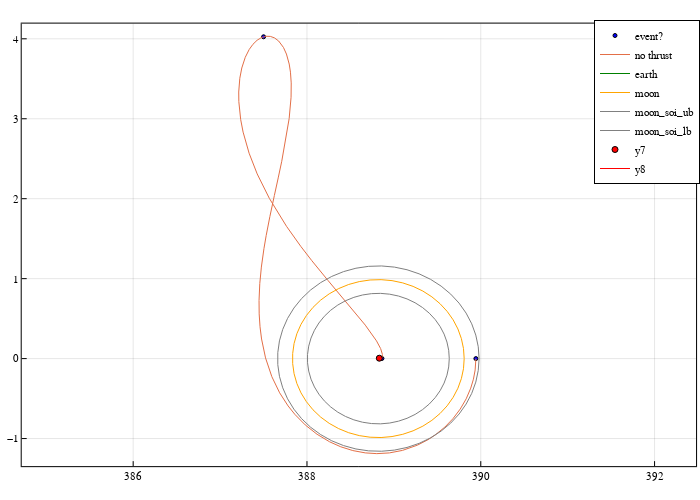

The notebook cell this image was saved under:
### Markdown cell above
### FOR loop for the database generation

### Code cell
ptraj = plot(size=(700,500), frame_style=:box, aspect_ratio=:equal, grid=0.2)

## data extraction and make csv
# make dataframe
entries = ["id", "phi0", "epsr", "epsv", "thetaf", "ra", "rp", "dt1", "dt2", "x_ra", "x_rp", "tof", "lfb"]
df = DataFrame([ name =>[] for name in entries])
id = 1

# thrusts
mdot = 0.001  # maybe don't touch 
tmax = 0.002


for i in 1:size(grids)[1]
    global lfb_count = 0

    prob_base  = remake(prob_base2, u0=grids[i][5], p=[param3b.mu2, param3b.mus, param3b.as, pi - grids[i][4], param3b.oml, param3b.omb, 1.0, 0.0, 0.0, mdot, tmax, SailorMoon.dv_no_thrust])

    sol  = SailorMoon.integrate_rk4(prob_base, 0.001, cbs, false)
    sol2 = SailorMoon.integrate_rk4(prob_base, 0.001, cbs, true)
    
    tof_no_thrust = sol.t[end]    
    m0_no_thrust= sol.u[end][end]

       
    if sol.t[end] > prob_base.tspan[2]
        println("$i is terminated!")
        t_vec = -sol.t
        
        rp = sqrt((sol.u[end][1]-param3b.as)^2 + sol.u[end][2]^2 + sol.u[end][3]^2)
        x_rp = sol.u[end]

        # find apoapsis      
        r_vec = sqrt.((hcat(sol.u...)[1,:] .+ param3b.mu2.*cos.(prob_base.p[4] .+ param3b.oml .* sol.t) .- [param3b.as]).^2
                    .+ (hcat(sol.u...)[2,:] .+ param3b.mu2.*sin.(prob_base.p[4] .+ param3b.oml .* sol.t)).^2
                    .+  hcat(sol.u...)[3,:].^2)

        ra, id_ra = findmax(r_vec)
        x_ra  = sol.u[id_ra]
        dt_ra = - sol.t[id_ra]
        dt_rp = - sol.t[end] - dt_ra 

        # flag: lunar flyby? 
        rm_vec = sqrt.((hcat(sol.u...)[1,:] .- (1-param3b.mu2).*cos.(prob_base.p[4].+param3b.oml.*sol.t) .- [param3b.as]).^2
                    + (hcat(sol.u...)[2,:] .- (1-param3b.mu2).*sin.(prob_base.p[4].+param3b.oml.*sol.t)).^2
                    +  hcat(sol.u...)[3,:].^2)
        
        println( rm_vec .< (66100 / param3b.lstar) .* t_vec .> (10*86400/param3b.tstar))
        id_lfb = findall(rm_vec .< (66100 / param3b.lstar) .* t_vec .> (10*86400/param3b.tstar))
        
        
#         println(sol.event_states)
    
        if ~isempty(id_lfb)
            for k in id_lfb
#                 print("\r$k   ")
#                 println(perilune_cond(sol.u[k], sol.t[k], 0.0))
                if ~isnan(perilune_cond(sol.u[k], sol.t[k], 0.0))
                    global lfb_count += 1
                end
            end    
            print(lfb_count)
        end

        tof = -sol.t[end]
        
        if ra > 2.0
            scatter!(ptraj, hcat(sol.u...)[1,:], hcat(sol.u...)[2,:], color=:blue, shape=:circle, markersize=2.0, label="event?")
            plot!(ptraj, hcat(sol2.u...)[1,:], hcat(sol2.u...)[2,:], label="no thrust")                
            ϕ0  = grids[i][1]
            ϵr  = grids[i][2]
            ϵv  = grids[i][3]
            θsf = grids[i][4]
            push!(df, [id, ϕ0, ϵr, ϵv, θsf, rp, ra, dt_ra, dt_rp, x_ra, x_rp, tof, lfb_count])
            global id += 1
            
            println(sol2.u[end])
            
            global θm0 = (pi - θsf) - param3b.oml * tof
            println(θm0)
            global xe = [param3b.as - param3b.mu2 * cos(θm0)]
            global ye = [ - param3b.mu2 * sin(θm0)]
        
        end
    end
end

# println(df)
# CSV.write("grid_search2.csv", df)
    
moon = plot_circle(1-param3b.mu2, param3b.as , 0.0)
earth = plot_circle(param3b.mu2, param3b.as, 0.0)
LEO_ub = plot_circle(3*param3b.mu2, param3b.as, 0.0)
moon_soi_ub = plot_circle(1-param3b.mu2+66000/param3b.lstar, param3b.as, 0.0)
moon_soi_lb = plot_circle(1-param3b.mu2-66000/param3b.lstar, param3b.as, 0.0)


# plot!(ptraj, hcat(sol_bck.u...)[1,:], hcat(sol_bck.u...)[2,:], color=:deeppink, label="RK4")
# plot!(ptraj, Array(sol)[1,:], Array(sol)[2,:], color=:blue, linewidth=1.0, label="sol", linestyle=:solid)

plot!(ptraj, earth[1,:], earth[2,:], c=:green, lw=1.0, label="earth")
plot!(ptraj, moon[1,:], moon[2,:], c=:orange, lw=1.0, label="moon")
plot!(ptraj, moon_soi_ub[1,:], moon_soi_ub[2,:], c=:grey, lw=1.0, label="moon_soi_ub")
plot!(ptraj, moon_soi_lb[1,:], moon_soi_lb[2,:], c=:grey, lw=1.0, label="moon_soi_lb")
println("flag")


scatter!(ptraj, xe, ye, c=:red, markersize=:3.0)
earth_f = plot_circle(6375/param3b.lstar, xe[1], ye[1])
plot!(ptraj, earth_f[1,:], earth_f[2,:], c=:red, lw=1.0)


ptraj

### Figure 1 — Plotly figure (JSON) as saved in the notebook; plotly's stock layout.template omitted (floating-point values rounded to 4 significant figures; data arrays with more than 128 entries replaced by an {"elided": "..."} marker saying what was removed)
{"data": [{"colorbar": {"title": ""}, "legendgroup": "event?", "marker": {"color": "rgba(0, 0, 255, 1.000)", "line": {"color": "rgba(0, 0, 0, 1.000)", "width": 1}, "size": 4, "symbol": "circle"}, "mode": "markers", "name": "event?", "showlegend": true, "type": "scatter", "x": [389.9, 387.5, 388.9], "xaxis": "x", "y": [2.794e-07, 4.025, 0.00175], "yaxis": "y", "zmax": null, "zmin": null}, {"colorbar": {"title": ""}, "legendgroup": "no thrust", "line": {"color": "rgba(227, 111, 71, 1.000)", "dash": "solid", "shape": "linear", "width": 1}, "mode": "lines", "name": "no thrust", "showlegend": true, "type": "scatter", "x": {"elided": "23328 float values"}, "xaxis": "x", "y": {"elided": "23328 float values"}, "yaxis": "y", "zmax": null, "zmin": null}, {"colorbar": {"title": ""}, "legendgroup": "earth", "line": {"color": "rgba(0, 128, 0, 1.000)", "dash": "solid", "shape": "linear", "width": 1}, "mode": "lines", "name": "earth", "showlegend": true, "type": "scatter", "x": [388.8, 388.8, 388.8, 388.8, 388.8, 388.8, 388.8, 388.8, 388.8, 388.8, 388.8, 388.8, 388.8, 388.8, 388.8, 388.8, 388.8, 388.8, 388.8, 388.8, 388.8, 388.8, 388.8, 388.8, 388.8, 388.8, 388.8, 388.8, 388.8, 388.8, 388.8, 388.8, 388.8, 388.8, 388.8, 388.8, 388.8, 388.8, 388.8, 388.8, 388.8, 388.8, 388.8, 388.8, 388.8, 388.8, 388.8, 388.8, 388.8, 388.8], "xaxis": "x", "y": [0, 0.001554, 0.003082, 0.00456, 0.005963, 0.007267, 0.008453, 0.0095, 0.01039, 0.01111, 0.01165, 0.01199, 0.01214, 0.01209, 0.01185, 0.0114, 0.01077, 0.009966, 0.008995, 0.007876, 0.006629, 0.005272, 0.003829, 0.002323, 0.0007785, -0.0007785, -0.002323, -0.003829, -0.005272, -0.006629, -0.007876, -0.008995, -0.009966, -0.01077, -0.0114, -0.01185, -0.01209, -0.01214, -0.01199, -0.01165, -0.01111, -0.01039, -0.0095, -0.008453, -0.007267, -0.005963, -0.00456, -0.003082, -0.001554, -2.976e-18], "yaxis": "y", "zmax": null, "zmin": null}, {"colorbar": {"title": ""}, "legendgroup": "moon", "line": {"color": "rgba(255, 165, 0, 1.000)", "dash": "solid", "shape": "linear", "width": 1}, "mode": "lines", "name": "moon", "showlegend": true, "type": "scatter", "x": [389.8, 389.8, 389.8, 389.7, 389.7, 389.6, 389.5, 389.4, 389.3, 389.2, 389.1, 389.0, 388.9, 388.7, 388.6, 388.5, 388.4, 388.3, 388.2, 388.1, 388.0, 387.9, 387.9, 387.9, 387.8, 387.8, 387.9, 387.9, 387.9, 388.0, 388.1, 388.2, 388.3, 388.4, 388.5, 388.6, 388.7, 388.9, 389.0, 389.1, 389.2, 389.3, 389.4, 389.5, 389.6, 389.7, 389.7, 389.8, 389.8, 389.8], "xaxis": "x", "y": [0, 0.1263, 0.2506, 0.3707, 0.4848, 0.5908, 0.6872, 0.7723, 0.8448, 0.9033, 0.947, 0.9752, 0.9873, 0.9833, 0.9631, 0.9271, 0.8758, 0.8102, 0.7313, 0.6404, 0.5389, 0.4286, 0.3113, 0.1888, 0.06329, -0.06329, -0.1888, -0.3113, -0.4286, -0.5389, -0.6404, -0.7313, -0.8102, -0.8758, -0.9271, -0.9631, -0.9833, -0.9873, -0.9752, -0.947, -0.9033, -0.8448, -0.7723, -0.6872, -0.5908, -0.4848, -0.3707, -0.2506, -0.1263, -2.42e-16], "yaxis": "y", "zmax": null, "zmin": null}, {"colorbar": {"title": ""}, "legendgroup": "moon_soi_ub", "line": {"color": "rgba(128, 128, 128, 1.000)", "dash": "solid", "shape": "linear", "width": 1}, "mode": "lines", "name": "moon_soi_ub", "showlegend": true, "type": "scatter", "x": [390.0, 390.0, 389.9, 389.9, 389.8, 389.8, 389.7, 389.5, 389.4, 389.3, 389.2, 389.0, 388.9, 388.7, 388.6, 388.4, 388.3, 388.2, 388.0, 387.9, 387.8, 387.8, 387.7, 387.7, 387.7, 387.7, 387.7, 387.7, 387.8, 387.8, 387.9, 388.0, 388.2, 388.3, 388.4, 388.6, 388.7, 388.9, 389.0, 389.2, 389.3, 389.4, 389.5, 389.7, 389.8, 389.8, 389.9, 389.9, 390.0, 390.0], "xaxis": "x", "y": [0, 0.1483, 0.2941, 0.4351, 0.5689, 0.6934, 0.8066, 0.9064, 0.9914, 1.06, 1.111, 1.145, 1.159, 1.154, 1.13, 1.088, 1.028, 0.9509, 0.8583, 0.7515, 0.6325, 0.503, 0.3653, 0.2216, 0.07428, -0.07428, -0.2216, -0.3653, -0.503, -0.6325, -0.7515, -0.8583, -0.9509, -1.028, -1.088, -1.13, -1.154, -1.159, -1.145, -1.111, -1.06, -0.9914, -0.9064, -0.8066, -0.6934, -0.5689, -0.4351, -0.2941, -0.1483, -2.84e-16], "yaxis": "y", "zmax": null, "zmin": null}, {"colorbar": {"title": ""}, "legendgroup": "moon_soi_lb", "line": {"color": "rgba(128, 128, 128, 1.000)", "dash": "solid", "shape": "linear", "width": 1}, "mode": "lines", "name": "moon_soi_lb", "showlegend": true, "type": "scatter", "x": [389.6, 389.6, 389.6, 389.6, 389.5, 389.5, 389.4, 389.3, 389.2, 389.2, 389.1, 389.0, 388.8, 388.7, 388.6, 388.5, 388.4, 388.4, 388.3, 388.2, 388.1, 388.1, 388.0, 388.0, 388.0, 388.0, 388.0, 388.0, 388.1, 388.1, 388.2, 388.3, 388.4, 388.4, 388.5, 388.6, 388.7, 388.8, 389.0, 389.1, 389.2, 389.2, 389.3, 389.4, 389.5, 389.5, 389.6, 389.6, 389.6, 389.6], "xaxis": "x", "y": [0, 0.1044, 0.2071, 0.3063, 0.4006, 0.4882, 0.5679, 0.6382, 0.6981, 0.7464, 0.7826, 0.8058, 0.8159, 0.8125, 0.7958, 0.7661, 0.7237, 0.6695, 0.6043, 0.5292, 0.4453, 0.3542, 0.2572, 0.156, 0.0523, -0.0523, -0.156, -0.2572, -0.3542, -0.4453, -0.5292, -0.6043, -0.6695, -0.7237, -0.7661, -0.7958, -0.8125, -0.8159, -0.8058, -0.7826, -0.7464, -0.6981, -0.6382, -0.5679, -0.4882, -0.4006, -0.3063, -0.2071, -0.1044, -1.999e-16], "yaxis": "y", "zmax": null, "zmin": null}, {"colorbar": {"title": ""}, "legendgroup": "y7", "marker": {"color": "rgba(255, 0, 0, 1.000)", "line": {"color": "rgba(0, 0, 0, 1.000)", "width": 1}, "size": 6, "symbol": "circle"}, "mode": "markers", "name": "y7", "showlegend": true, "type": "scatter", "x": [388.8], "xaxis": "x", "y": [0.004832], "yaxis": "y", "zmax": null, "zmin": null}, {"colorbar": {"title": ""}, "legendgroup": "y8", "line": {"color": "rgba(255, 0, 0, 1.000)", "dash": "solid", "shape": "linear", "width": 1}, "mode": "lines", "name": "y8", "showlegend": true, "type": "scatter", "x": [388.8, 388.8, 388.8, 388.8, 388.8, 388.8, 388.8, 388.8, 388.8, 388.8, 388.8, 388.8, 388.8, 388.8, 388.8, 388.8, 388.8, 388.8, 388.8, 388.8, 388.8, 388.8, 388.8, 388.8, 388.8, 388.8, 388.8, 388.8, 388.8, 388.8, 388.8, 388.8, 388.8, 388.8, 388.8, 388.8, 388.8, 388.8, 388.8, 388.8, 388.8, 388.8, 388.8, 388.8, 388.8, 388.8, 388.8, 388.8, 388.8, 388.8], "xaxis": "x", "y": [0.004832, 0.006951, 0.009035, 0.01105, 0.01296, 0.01474, 0.01636, 0.01779, 0.019, 0.01998, 0.02072, 0.02119, 0.02139, 0.02132, 0.02099, 0.02038, 0.01952, 0.01842, 0.0171, 0.01557, 0.01387, 0.01202, 0.01005, 0.008, 0.005894, 0.003771, 0.001665, -0.0003888, -0.002357, -0.004207, -0.005908, -0.007434, -0.008757, -0.009858, -0.01072, -0.01132, -0.01166, -0.01173, -0.01152, -0.01105, -0.01032, -0.009337, -0.008122, -0.006695, -0.005078, -0.003299, -0.001386, 0.0006294, 0.002713, 0.004832], "yaxis": "y", "zmax": null, "zmin": null}], "layout": {"annotations": [], "height": 500, "legend": {"bgcolor": "rgba(255, 255, 255, 1.000)", "bordercolor": "rgba(0, 0, 0, 1.000)", "borderwidth": 1, "font": {"color": "rgba(0, 0, 0, 1.000)", "family": "sans-serif", "size": 11}, "title": {"font": {"color": "rgba(0, 0, 0, 1.000)", "family": "sans-serif", "size": 15}, "text": ""}, "tracegroupgap": 0, "traceorder": "normal", "x": 1, "xanchor": "auto", "y": 1, "yanchor": "auto"}, "margin": {"b": 20, "l": 0, "r": 0, "t": 20}, "paper_bgcolor": "rgba(255, 255, 255, 1.000)", "plot_bgcolor": "rgba(255, 255, 255, 1.000)", "showlegend": true, "width": 700, "xaxis": {"anchor": "y", "domain": [0.03102, 0.9944], "gridcolor": "rgba(0, 0, 0, 0.200)", "gridwidth": 0.5, "linecolor": "rgba(0, 0, 0, 1.000)", "mirror": true, "range": [384.7, 392.5], "showgrid": true, "showline": true, "showticklabels": true, "tickangle": 0, "tickcolor": "rgb(0, 0, 0)", "tickfont": {"color": "rgba(0, 0, 0, 1.000)", "family": "sans-serif", "size": 11}, "tickmode": "array", "ticks": "inside", "ticktext": ["386", "388", "390", "392"], "tickvals": [386, 388, 390, 392], "title": "", "titlefont": {"color": "rgba(0, 0, 0, 1.000)", "family": "sans-serif", "size": 15}, "type": "-", "visible": true, "zeroline": false, "zerolinecolor": "rgba(0, 0, 0, 1.000)"}, "yaxis": {"anchor": "x", "domain": [0.0301, 0.9921], "gridcolor": "rgba(0, 0, 0, 0.200)", "gridwidth": 0.5, "linecolor": "rgba(0, 0, 0, 1.000)", "mirror": true, "range": [-1.345, 4.19], "showgrid": true, "showline": true, "showticklabels": true, "tickangle": 0, "tickcolor": "rgb(0, 0, 0)", "tickfont": {"color": "rgba(0, 0, 0, 1.000)", "family": "sans-serif", "size": 11}, "tickmode": "array", "ticks": "inside", "ticktext": ["−1", "0", "1", "2", "3", "4"], "tickvals": [-1, 0, 1, 2, 3, 4], "title": "", "titlefont": {"color": "rgba(0, 0, 0, 1.000)", "family": "sans-serif", "size": 15}, "type": "-", "visible": true, "zeroline": false, "zerolinecolor": "rgba(0, 0, 0, 1.000)"}}}
